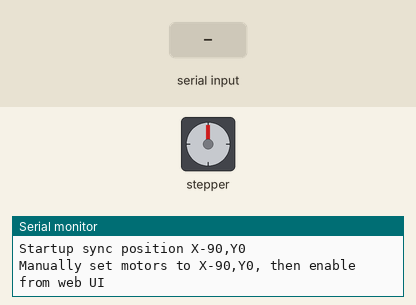
Recording of a sketch running on a simulated Arduino Uno, built with avr-gcc and run on an emulated ATmega328P. Shown: stepper motor, the last lines printed to the serial monitor. The inputs (shaded band) are chosen by the test bench. Stepper angles assume 800 steps per turn.

Above: at 1.4 s.
1.5 s: "X90\n" received over Serial
At 3.0 s:
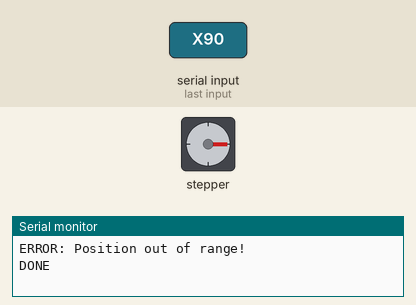
3.3 s: "?\n" received over Serial
4.8 s: "H90\n" received over Serial
6.3 s: "E90\n" received over Serial
7.8 s: "E,45\n" received over Serial
9.3 s: "X,45\n" received over Serial
At 10.3 s:
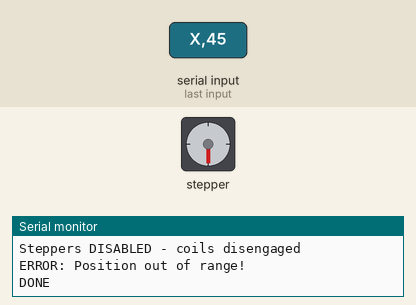
Timing chart, 0 to 12.1 s (numbered marks = the images above; inputs shaded):
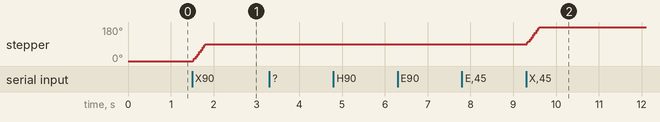

The sketch:

99_Stepperbot.ino
```cpp
/*
 ____ _____ _   _ ____  ____   ___   __  __
/ ___|_   _| | | |  _ \|  _ \ / _ \  \ \/ /
\___ \ | | | | | | |_) | |_) | | | |  \  /
 ___) || | | |_| |  __/|  _ <| |_| |  /  \
|____/ |_|  \___/|_|   |_| \_\\___/  /_/\_\
                                            by Tom Pawlofsky & Gordan Savicic

5-BAR LINKAGE DRAWING ROBOT
Receives angle commands from p5.js via serial and moves stepper motors
Command format: X<angle>,Y<angle> (e.g., X45,Y90)

ANTI-JITTER OPTIMIZATION:
- Set DEBUG_MODE to false to reduce serial traffic
- JavaScript only sends commands when angles change > 0.5 degrees
- This prevents constant 60fps command flooding that causes motor jitter

IMPORTANT: The incoming values are in DEGREES but are currently used as STEPS
If you need angle-to-step conversion, uncomment the ANGLE_TO_STEPS section below
*/

#include <Arduino.h>
#include "BasicStepperDriver.h"

// ============================================================================
// STEPPER MOTOR CONFIGURATION
// ============================================================================

// Motor steps per revolution. Most steppers are 200 steps or 1.8 degrees/step
#define MOTOR_STEPS 200
#define RPM 60 // Reduce to 30 if experiencing jitter

// Microstepping configuration
// MUST match the jumper settings on your A4988/DRV8825 driver!
// 1=full step, 2=half step, 4=quarter step, 8=eighth step, 16=sixteenth step
// For A4988 1/4 step: MS1=HIGH, MS2=HIGH, MS3=LOW
#define MICROSTEPS 4

// ============================================================================
// GEAR RATIO & ANGLE CONVERSION
// ============================================================================
// If using gears or pulleys, define ratio here
// Example: If motor shaft has 20 teeth and arm shaft has 60 teeth, ratio = 3.0
#define GEAR_RATIO 1.0 // Direct drive = 1.0

// Calculate steps per degree for precise conversion
// Using startMove() with explicit step calculation for maximum precision
const float STEPS_PER_DEGREE = (MOTOR_STEPS * MICROSTEPS * GEAR_RATIO) / 360.0;

// ============================================================================
// DEBUG CONFIGURATION
// ============================================================================
// Set to false to reduce serial output and prevent motor jitter
#define DEBUG_MODE false

// ============================================================================
// PIN CONFIGURATION
// ============================================================================

// All the wires needed for full functionality
// Left stepper on CNC shield Y slot
#define DIR_L 6
#define STEP_L 3

// Right stepper on CNC shield X slot
#define DIR_R 5
#define STEP_R 2

// Enable/Sleep pin for both drivers
#define SLEEP 8

// Uncomment line to use enable/disable functionality
BasicStepperDriver stepperL(MOTOR_STEPS, DIR_L, STEP_L, SLEEP);
BasicStepperDriver stepperR(MOTOR_STEPS, DIR_R, STEP_R, SLEEP);

const byte numChars = 32;
char receivedChars[numChars]; // an array to store the received data
boolean newData = false;      // toggle new message
boolean toggleEN = false;     // true = motors currently enabled

const int STARTUP_HOME_X = -90;
const int STARTUP_HOME_Y = 0;

int currentPositionL = STARTUP_HOME_Y;
int currentPositionR = STARTUP_HOME_X;

void setup()
{
  Serial.begin(9600);
  Serial.println(F("Booting postplotter..."));
  Serial.println(F("5-Bar Linkage Robot Ready"));
  Serial.println(F("Press ? for help"));

  stepperL.begin(RPM, MICROSTEPS);
  stepperR.begin(RPM, MICROSTEPS);

  // Disable acceleration for constant linear speed
  stepperL.setSpeedProfile(stepperL.LINEAR_SPEED);
  stepperR.setSpeedProfile(stepperR.LINEAR_SPEED);

  // this is needed for enabling/disabling steppers
  stepperL.setEnableActiveState(LOW);
  stepperR.setEnableActiveState(LOW);

  stepperR.disable();
  stepperL.disable();

  Serial.println(F("Steppers initialized: DISABLED"));
  Serial.println(F("Commands in DEGREES (startMove)"));
  Serial.print(F("Steps per degree: "));
  Serial.println(STEPS_PER_DEGREE);
  Serial.print(F("1 full rotation = "));
  Serial.print(MOTOR_STEPS * MICROSTEPS);
  Serial.println(F(" steps"));
  Serial.print(F("Startup sync position X"));
  Serial.print(STARTUP_HOME_X);
  Serial.print(F(",Y"));
  Serial.println(STARTUP_HOME_Y);

  Serial.println(F("Manually set motors to X-90,Y0, then enable from web UI"));
}

void loop()
{
  receiveData();
  if (newData == true)
  {
    handleData();
    newData = false;
  }
}

void receiveData()
{
  static byte ndx = 0;
  char endMarker = '\n';
  char receivingChar;
  while (Serial.available() > 0 && newData == false)
  {
    receivingChar = Serial.read();
    if (receivingChar != endMarker)
    {
      receivedChars[ndx] = receivingChar;
      ndx++;
      if (ndx >= numChars)
      {
        ndx = numChars - 1;
      }
    }
    else
    {
      receivedChars[ndx] = '\0'; // terminate the string
      ndx = 0;
      newData = true;
    }
  }
}

void handleData()
{
#if DEBUG_MODE
  Serial.print(F("DEBUG: This came in ... "));
  Serial.println(receivedChars);
#endif

  if (receivedChars[0] == 'X')
  {
    int pos_X;
    int pos_Y;
    sscanf(receivedChars, "X%d,Y%d", &pos_X, &pos_Y);

#if DEBUG_MODE
  Serial.print(F("*** *** Received X:"));
    Serial.print(pos_X);
  Serial.print(F(" Y:"));
    Serial.println(pos_Y);
#endif

    // Safety limits
    if (pos_X < -1000 || pos_Y < -1000 || pos_Y > 1000 || pos_X > 1000)
    {
      Serial.println(F("ERROR: Position out of range!"));
      pos_X = 0;
      pos_Y = 0;
    }

    // MOTOR MAPPING: L motor = Y command, R motor = X command
    // startRotate() expects DEGREES, so we pass angles directly
    int targetPositionL = pos_Y; // Left motor uses Y (in degrees)
    int targetPositionR = pos_X; // Right motor uses X (in degrees)

#if DEBUG_MODE
  Serial.print(F("*** Target angles - L:"));
    Serial.print(targetPositionL);
  Serial.print(F(" deg R:"));
    Serial.print(targetPositionR);
  Serial.println(F(" deg"));
#endif

    // Calculate degrees to move
    int degreesToMoveL = targetPositionL - currentPositionL;
    int degreesToMoveR = targetPositionR - currentPositionR;

    // Convert degrees to steps for precise control
    long stepsToMoveL = round(degreesToMoveL * STEPS_PER_DEGREE);
    long stepsToMoveR = round(degreesToMoveR * STEPS_PER_DEGREE);

#if DEBUG_MODE
  Serial.print(F("*** Steps to move - L:"));
    Serial.print(stepsToMoveL);
  Serial.print(F(" ("));
    Serial.print(degreesToMoveL);
  Serial.print(F(" deg) R:"));
    Serial.print(stepsToMoveR);
  Serial.print(F(" ("));
    Serial.print(degreesToMoveR);
  Serial.println(F(" deg)"));
#endif

    // Use startMove for precise step control
    stepperL.startMove(stepsToMoveL);
    stepperR.startMove(stepsToMoveR);

    unsigned wait_time_microsL = 1;
    unsigned wait_time_microsR = 1;

    while (wait_time_microsL > 0 || wait_time_microsR > 0)
    {
      wait_time_microsL = stepperL.nextAction();
      wait_time_microsR = stepperR.nextAction();
    }

    // update current position (in degrees)
    currentPositionL = targetPositionL;
    currentPositionR = targetPositionR;

    // Always send a completion token so the web UI can release arduinoBusy
    // even when DEBUG_MODE is false.
    Serial.println(F("DONE"));

#if DEBUG_MODE
  Serial.print(F("*** *** Current position L:"));
    Serial.print(currentPositionL);
  Serial.print(F(" R:"));
    Serial.println(currentPositionR);
  Serial.println(F("*** DONE "));
#endif
  }

  else if (receivedChars[0] == 'H')
  {
    currentPositionL = STARTUP_HOME_Y;
    currentPositionR = STARTUP_HOME_X;
    Serial.print(F("Synced current position to X"));
    Serial.print(currentPositionR);
    Serial.print(F(",Y"));
    Serial.println(currentPositionL);
  }

  else if (receivedChars[0] == 'E')
  {
    // Toggle motor enable/disable state
    if (toggleEN)
    {
      // Motors are currently enabled, so disable them
      stepperR.disable();
      stepperL.disable();
      Serial.println(F("Steppers DISABLED - coils disengaged"));
    }
    else
    {
      // Motors are currently disabled, so enable them
      stepperR.enable();
      stepperL.enable();
      Serial.println(F("Steppers ENABLED - coils energized"));
    }
    toggleEN = !toggleEN;
  }

  else if (receivedChars[0] == '?')
  {
    Serial.println(F("---------------- STUPX HELP ----------------"));
    Serial.println(F("Commands:"));
    Serial.println(F("  X<val>,Y<val>  move steppers in DEGREES"));
    Serial.println(F("  E              toggle enable/disable steppers"));
    Serial.println(F("  H              sync startup position X-90,Y0"));
    Serial.println(F("  ?              show this help menu"));
    Serial.println(F("Configuration:"));
    Serial.print(F("  Motor steps: "));
    Serial.println(MOTOR_STEPS);
    Serial.print(F("  Microstepping: 1/"));
    Serial.println(MICROSTEPS);
    Serial.print(F("  RPM: "));
    Serial.println(RPM);
    Serial.print(F("  Steps per revolution: "));
    Serial.println(MOTOR_STEPS * MICROSTEPS);
    Serial.print(F("  Steps per degree: "));
    Serial.println(STEPS_PER_DEGREE);
    Serial.println(F("  Mode: angle input with explicit step conversion"));
    Serial.println(F("Current Status:"));
    Serial.print(F("  Steppers: "));
    Serial.println(toggleEN ? F("ENABLED") : F("DISABLED"));
    Serial.print(F("  Position L: "));
    Serial.print(currentPositionL);
    Serial.print(F(" deg  Position R: "));
    Serial.print(currentPositionR);
    Serial.println(F(" deg"));
    Serial.println(F("--------------------------------------------"));
  }
}
```

Measured:
- after the input at 1.5 s, stepper: turns 90° clockwise in 0.30 s, starting at once
- after the input at 9.3 s, stepper: turns 90° clockwise in 0.30 s, starting at once
